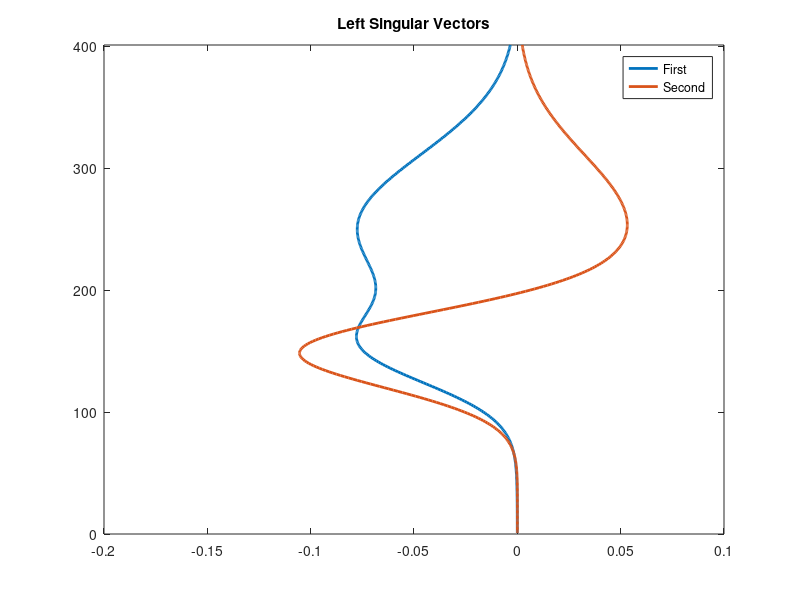
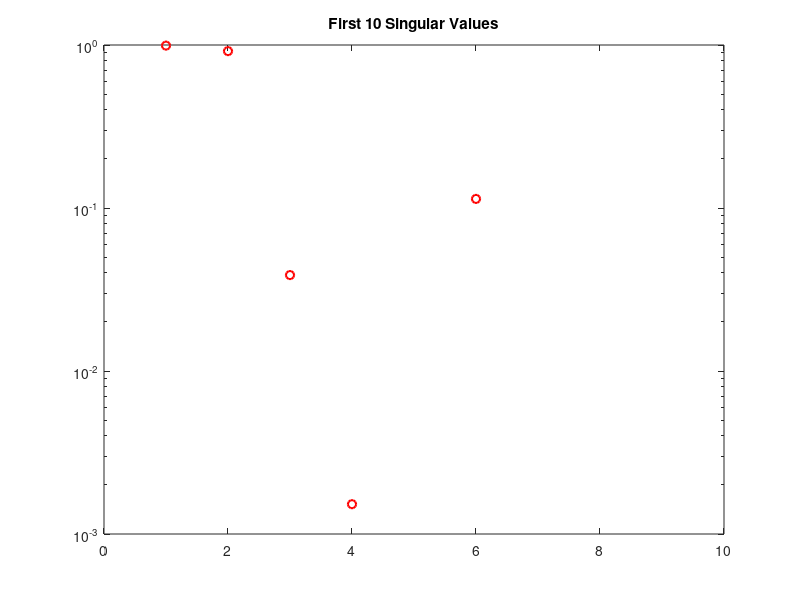
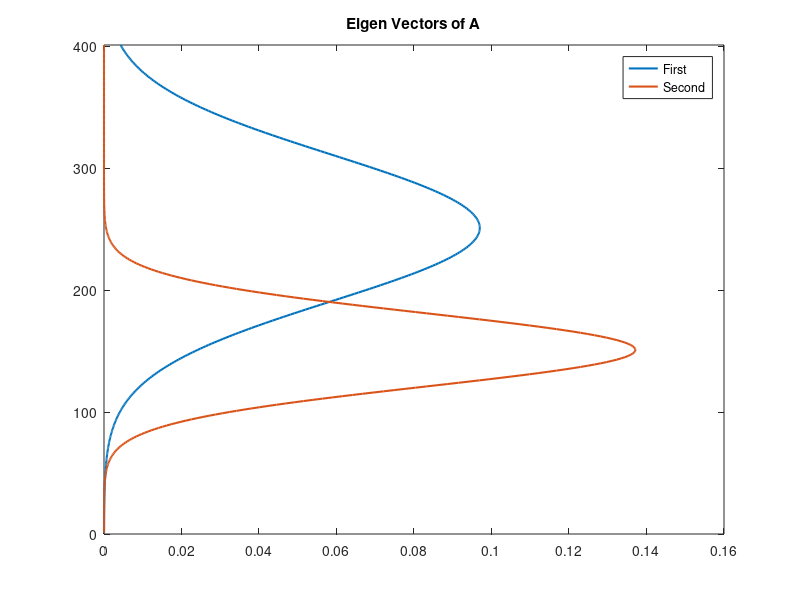

These figures' MATLAB source, in order:
clear all
close all
clc

dy  = 0.01;
y = (-2:dy:2)'; %spatial coordinate

dt = 0.1;
Nt = 101;
tend = dt*(Nt-1);
t = 0:dt:tend; %time

% define function
amp1 = 1;
y01 = 0.5;
sigmay1  = 0.6;

amp2 = 1.2;
y02 = -0.5;
sigmay2  = 0.3;
omega1 = 1.3;
omega2 = 4.1;

v1 = amp1*exp(-(y-y01).^2/(2*sigmay1^2));
v2 = amp2*exp(-(y-y02).^2/(2*sigmay2^2));
X = v1*exp(1i*omega1*t) + v2*exp(1i*omega2*t);


%% Part (a) : SVD analysis
% compute SVD
[U, S, V] = svd(X);

% plot singular values
semilogy(diag(S)/sum(diag(S)),'o')

% plot first two left singular vectors against the spatial coordinate y
figure(1)
plot(real(U(:,1:2)), 1:length(U(:,1:2)),'Linewidth',2)
ylim([0 length(U)])
title('Left Singular Vectors')
legend({'First','Second'},'Location','best')


%% Part (b) : DMD analysis
%% DMD
X1=X(:,1:end-1);
X2=X(:,2:end);

[U_X1,S_X1,V_X1]=svd(X1,'econ');

% Truncate to rank r
r = 10;  % Adjust as needed

Ur = U_X1(:, 1:r);
Sr = S_X1(1:r, 1:r);
Vr = V_X1(:, 1:r);

% Compute the approximate DMD matrix A
A_tilda = Ur'*X2*Vr/Sr;

% Compute the eigenvalues and eigenvectors of A
[eig_vec, eig_val] = eig(A_tilda);

% plot eigen values (same for A and A_tilda)
figure(2)
semilogy(real(diag(eig_val)),'ro','Linewidth',1.5)
title(['First ', num2str(r), ' Singular Values'])

% Compute eigen vectors of A
A = Ur * A_tilda * Ur';
[eig_vec_A, eig_val_A] = eig(A);
figure(3)
plot(real(eig_vec_A(:,1:2)), 1:length(eig_vec_A(:,1:2)),'Linewidth',1.5)
ylim([0 length(eig_vec_A)])
title('Eigen Vectors of A')
legend({'First','Second'},'Location','best')


%% Part (c) : Analysing eigenvalues of A
% Compute the DMD modes and frequencies
DMD_modes = X2 * Vr / Sr * eig_vec;
DMD_frequencies = log(diag(eig_val)) / dt;  % dt is the time step

% display frequencies corresponding to non-zero eigen values
disp(DMD_frequencies(1:2,:));


%% Part (d) : best two spatial locations using QR pivoting method
% the tailored basis would be DMD modes
% Perform QR decomposition with pivoting
[Q, R, pivot] = qr(DMD_modes', 'vector');

% Q is the orthogonal matrix
% R is the upper triangular matrix,
% P is a permutation vector that indicates the column permutation
r = 2;          % we want best r spatial locations for sensors
sensors = pivot(1:r);
disp(sensors)